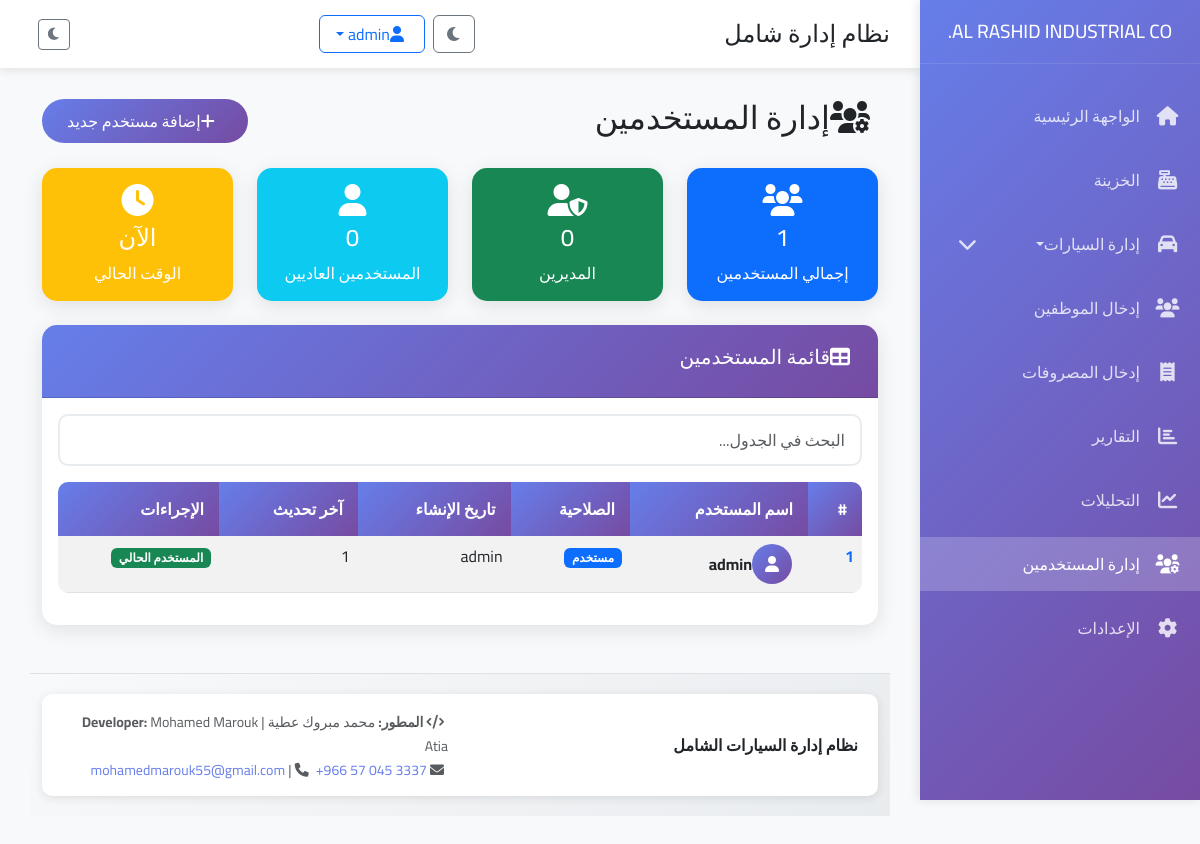
The app's page /users (signed in) with its own data.
### tables this page shows
CREATE TABLE users (
            id INTEGER PRIMARY KEY AUTOINCREMENT,
            username TEXT UNIQUE NOT NULL,
            email TEXT UNIQUE NOT NULL,
            password_hash TEXT NOT NULL,
            role TEXT DEFAULT 'user',
            is_active BOOLEAN DEFAULT 1,
            created_at TIMESTAMP DEFAULT CURRENT_TIMESTAMP
        );

### app.py (the view)
@app.route('/users')
@login_required
def users():
    try:
        conn = get_db_connection()
        users_data = conn.execute('SELECT * FROM users ORDER BY created_at DESC').fetchall()
        conn.close()
        return render_template('users.html', users=users_data)
    except Exception as e:
        print(f"خطأ في جلب المستخدمين: {e}")
        flash('حدث خطأ في جلب بيانات المستخدمين', 'error')
        return redirect(url_for('index'))

### app.py (called while the page is built)
def get_db_connection():
    conn = sqlite3.connect(DATABASE)
    conn.row_factory = sqlite3.Row
    return conn

def login_required(f):
    @wraps(f)
    def decorated_function(*args, **kwargs):
        if 'user_id' not in session:
            return redirect(url_for('login'))
        return f(*args, **kwargs)
    return decorated_function

### templates/users.html (shortened to what this page needs)
{% extends "base.html" %}
{% block content %}
<div class="container-fluid">
    <div class="row">
        <div class="col-12">
            <div class="d-flex justify-content-between align-items-center mb-4">
                <h2><i class="fas fa-users-cog me-2"></i>إدارة المستخدمين</h2>
                <a href="{{ url_for('add_user') }}" class="btn btn-primary">
                    <i class="fas fa-plus me-2"></i>إضافة مستخدم جديد
                </a>
            </div>
        </div>
    </div>
    <div class="row mb-4">
        <div class="col-md-3">
            <div class="card bg-primary text-white">
                <div class="card-body text-center">
                    <i class="fas fa-users fa-2x mb-2"></i>
                    <h4>{{ users|length }}</h4>
                    <p class="mb-0">إجمالي المستخدمين</p>
                </div>
            </div>
        </div>
        <div class="col-md-3">
            <div class="card bg-success text-white">
                <div class="card-body text-center">
                    <i class="fas fa-user-shield fa-2x mb-2"></i>
                    <h4>{{ users|selectattr('3', 'equalto', 'admin')|list|length }}</h4>
                    <p class="mb-0">المديرين</p>
                </div>
            </div>
        </div>
        <div class="col-md-3">
            <div class="card bg-info text-white">
                <div class="card-body text-center">
                    <i class="fas fa-user fa-2x mb-2"></i>
                    <h4>{{ users|selectattr('3', 'equalto', 'user')|list|length }}</h4>
                    <p class="mb-0">المستخدمين العاديين</p>
                </div>
            </div>
        </div>
        <div class="col-md-3">
            <div class="card bg-warning text-white">
                <div class="card-body text-center">
                    <i class="fas fa-clock fa-2x mb-2"></i>
                    <h4>{{ moment().format('HH:mm') if moment else 'الآن' }}</h4>
                    <p class="mb-0">الوقت الحالي</p>
                </div>
            </div>
        </div>
    </div>
    <div class="row">
        <div class="col-12">
            <div class="card">
                <div class="card-header">
                    <h5><i class="fas fa-table me-2"></i>قائمة المستخدمين</h5>
                </div>
                <div class="card-body">
                    {% if users %}
                        <div class="table-responsive">
                            <table class="table table-striped table-hover">
                                <thead class="table-dark">
                                    <tr>
                                        <th>#</th>
                                        <th>اسم المستخدم</th>
                                        <th>الصلاحية</th>
                                        <th>تاريخ الإنشاء</th>
                                        <th>آخر تحديث</th>
                                        <th>الإجراءات</th>
                                    </tr>
                                </thead>
                                <tbody>
                                    {% for user in users %}
                                    <tr>
                                        <td><strong class="text-primary">{{ user[0] }}</strong></td>
                                        <td>
                                            <div class="d-flex align-items-center">
                                                <div class="avatar-circle me-2">
                                                    <i class="fas fa-user"></i>
                                                </div>
                                                <strong>{{ user[1] }}</strong>
                                            </div>
                                        </td>
                                        <td>
                                            {% if user[3] == 'admin' %}
                                                <span class="badge bg-danger">مدير</span>
                                            {% else %}
                                                <span class="badge bg-primary">مستخدم</span>
                                            {% endif %}
                                        </td>
                                        <td>{{ user[4] if user[4] else 'غير محدد' }}</td>
                                        <td>{{ user[5] if user[5] else 'لم يحدث' }}</td>
                                        <td>
                                            <div class="btn-group" role="group">
                                                {% if user[1] != session.username %}
                                                <button type="button" class="btn btn-sm btn-outline-danger" onclick="confirmDeleteUser({{ user[0] }}, '{{ user[1] }}')">
                                                    <i class="fas fa-trash"></i>
                                                </button>
                                                {% else %}
                                                <span class="badge bg-success">المستخدم الحالي</span>
                                                {% endif %}
                                            </div>
                                        </td>
                                    </tr>
                                    {% endfor %}
                                </tbody>
                            </table>
                        </div>
                    {% endif %}
                </div>
            </div>
        </div>
    </div>
</div>
{% endblock %}

### static/css/custom.css (style rules this page uses)
.card { transition: all 0.3s cubic-bezier(0.25, 0.8, 0.25, 1); border: 1px solid rgba(0,0,0,0.05); }
.table { border-collapse: separate; border-spacing: 0; }
.table thead th { position: sticky; top: 0; z-index: 10; }
.table tbody tr { transition: all 0.2s ease; }
.btn { position: relative; overflow: hidden; transition: all 0.3s ease; }
.btn::before { content: ''; position: absolute; top: 50%; left: 50%; width: 0; height: 0; background: rgba(255,255,255,0.3); border-radius: 50%; transform: translate(-50%, -50%); transition: width 0.3s, height 0.3s; }
:root { --primary-gradient: linear-gradient(135deg, #667eea 0%, #764ba2 100%); --success-gradient: linear-gradient(135deg, #28a745 0%, #20c997 100%); --danger-gradient: linear-gradient(135deg, #dc3545 0%, #e74c3c 100%); --warning-gradient: linear-gradient(135deg, #ffc107 0%, #fd7e14 100%); --info-gradient: linear-gradient(135deg, #17a2b8 0%, #138496 100%); }
* { box-sizing: border-box; }
html { scroll-behavior: smooth; }

### templates/base.html (style rules this page uses)
* { font-family: 'Cairo', sans-serif; }
body { background-color: #f8f9fa; margin: 0; padding: 0; transition: all 0.3s ease; }
.card { border: none; border-radius: 15px; box-shadow: 0 5px 20px rgba(0,0,0,0.1); transition: transform 0.3s ease; }
.card-header { background: linear-gradient(135deg, #667eea 0%, #764ba2 100%); color: white; border-radius: 15px 15px 0 0 !important; padding: 20px; }
.btn-primary { background: linear-gradient(135deg, #667eea 0%, #764ba2 100%); border: none; border-radius: 25px; padding: 10px 25px; transition: all 0.3s ease; }
.table { border-radius: 10px; overflow: hidden; }
.table thead th { background: linear-gradient(135deg, #667eea 0%, #764ba2 100%); color: white; border: none; padding: 15px; }
.fade-in-up { animation: fadeInUp 0.6s ease; }

### templates/users.html (style rules this page uses)
.avatar-circle { width: 40px; height: 40px; border-radius: 50%; background: linear-gradient(135deg, #667eea 0%, #764ba2 100%); display: flex; align-items: center; justify-content: center; color: white; }

### records on screen
users: id "1", username "admin", shows "مستخدم", role "admin", is_active "1", shows "المستخدم الحالي"

### other values on screen
{{ users|length }} "1"
{{ users|selectattr('3', 'equalto', 'admin')|list|length }} "0"
{{ users|selectattr('3', 'equalto', 'user')|list|length }} "0"
{{ moment().format('HH:mm') if moment else 'الآن' }} "الآن"
